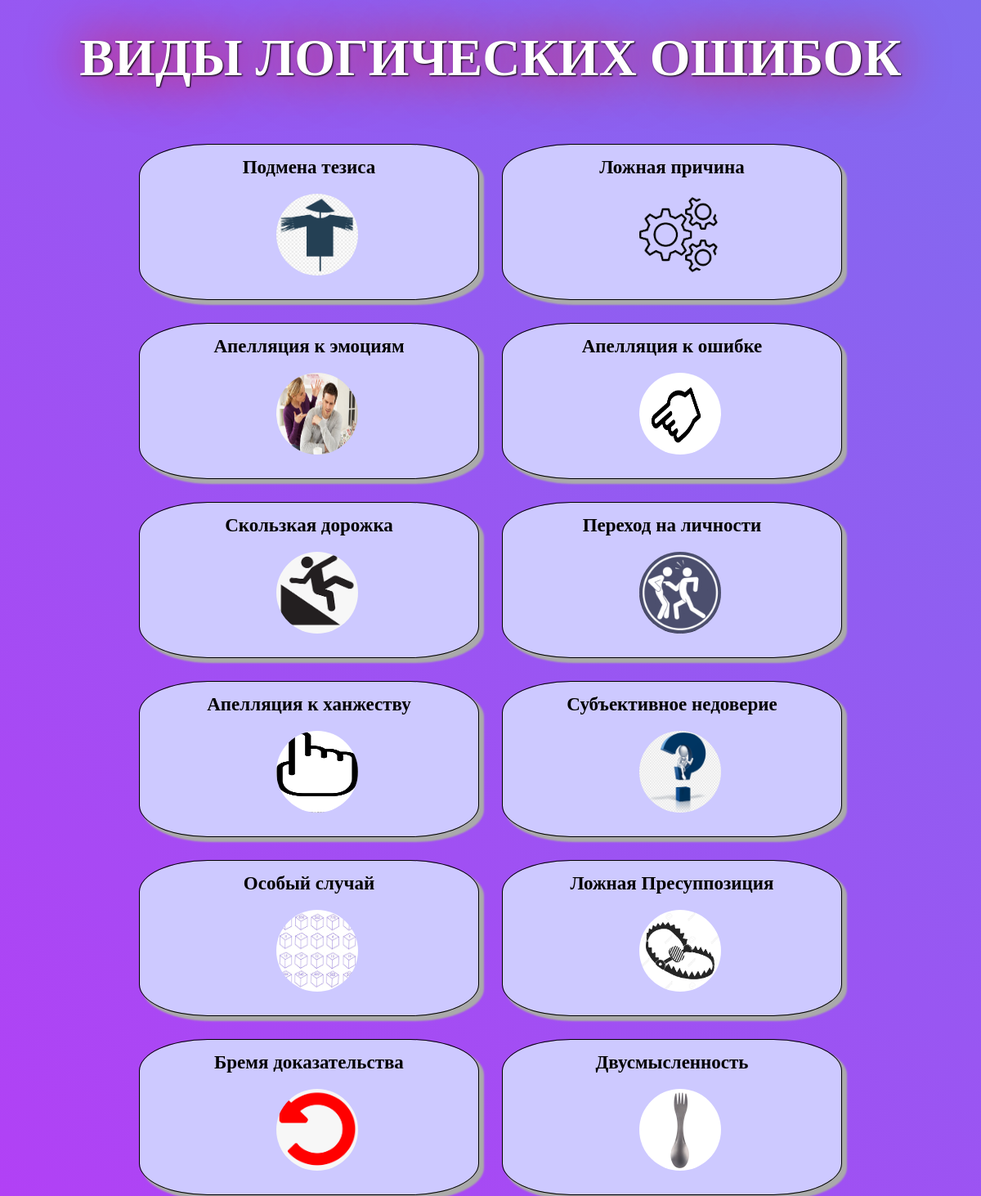
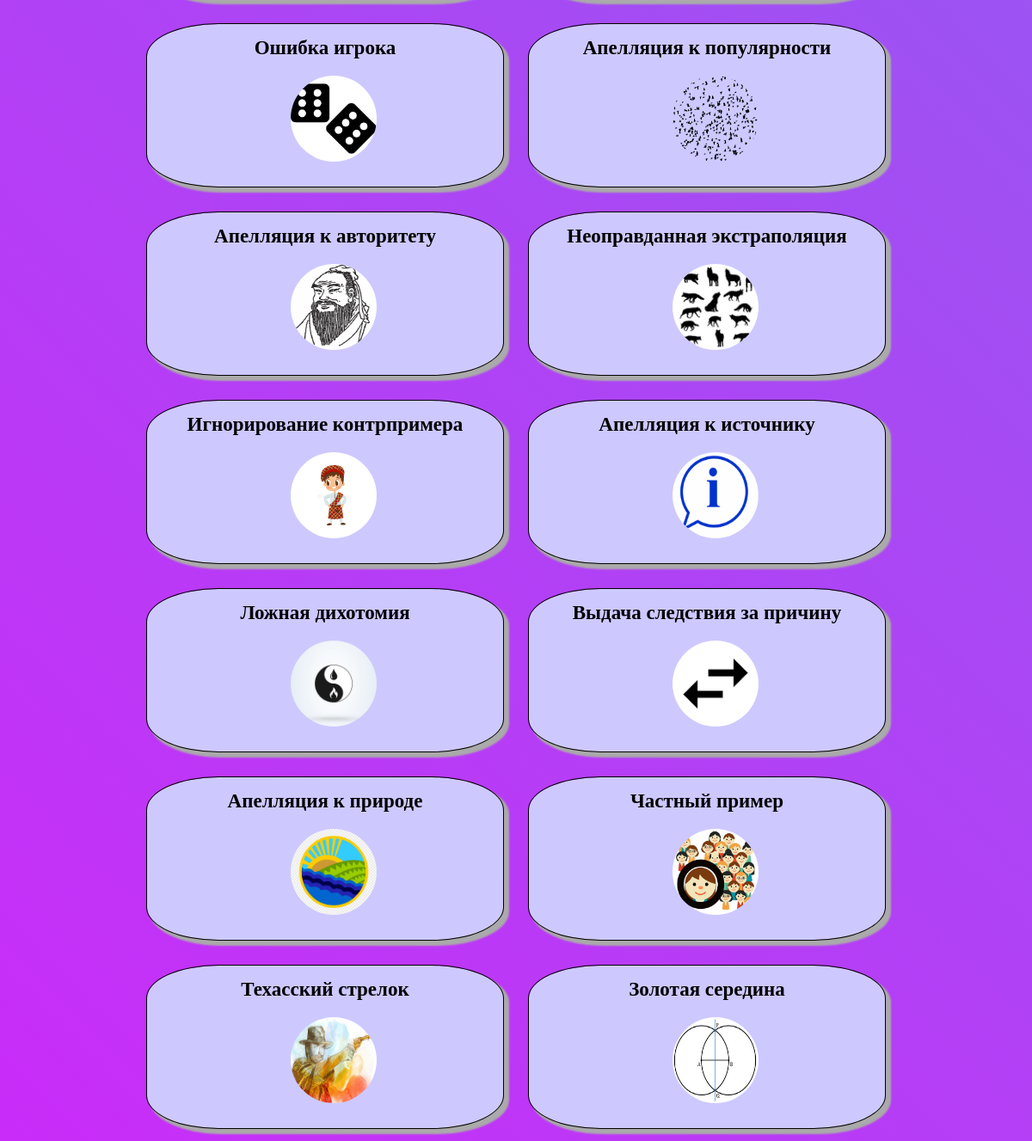
The page / on the database its author committed (2 pictures, top to bottom).
### fallacies/models.py (models this page shows, shortened)
class Fallacy(models.Model):
    image = models.ImageField(upload_to='photos/%Y/%m/%d/', blank=True)
    title = models.CharField(max_length=255)
    content = models.TextField(default='About project')
    example1_text = models.TextField(default='Пример 1')
    example1_image = models.ImageField(upload_to='photos/%Y/%m/%d/', blank=True)
    example2_text = models.TextField(default='Пример 2')
    example2_image = models.ImageField(upload_to='photos/%Y/%m/%d/', blank=True)
    another_names = models.TextField(default='Another name 1')

### fallacies/views.py (the view)
# urls.py: path('', Home.as_view(), name='home'),
class Home(ListView):
    model = Fallacy
    template_name = 'fallacies/base.html'
    context_object_name = 'fallacies'

### fallacies/templates/fallacies/base.html (shortened to what this page needs)
{% load static %}
<!DOCTYPE html>
<html lang="en" xmlns="http://www.w3.org/1999/html">
<head>
    <link type="text/css" href="{% static 'fallacies/css/styles.css' %}" rel="stylesheet" />
</head>
<body>
<h1 class="headerh1">ВИДЫ ЛОГИЧЕСКИХ ОШИБОК</h1>
<div class="all-fallcies-block">
{% for f in fallacies %}
    <div class="fallacy-block">
    <a href="{% url 'fallacy' f.id %}" class="fallacyblochurl">
        <h2 class="fallacy-name">{{f.title}}</h2>
        <p><img class="fallacy-img" src="{{f.image.url}}" width="50" height="50" alt="lorem"></p>
    </a>
        </div>
{% endfor %}
</body>
</html>

### fallacies/static/fallacies/css/styles.css (style rules this page uses)
html, body { margin: 0; background: linear-gradient(45deg, #fc00ff, #00dbde); height: 100%; background-size: 700% 700%; animation: grad 10s ease infinite; }
h1 { font-family: Georgia; text-align: center; font-size: 100px; margin: 10px; padding: 2%; text-shadow: #cdc9ff; }
.headerh1 { text-shadow: 1px 1px 2px black, 0 0 1em red; color: white; font-size: 4em; }
.all-fallcies-block { display: inline-flex; flex-wrap: wrap; justify-content: center; padding-top: 20px; }
.fallacy-block { width: 400px; height: 175px; margin: 15px; padding: 7px; box-shadow: 5px 5px 2px 2px #aaa; outline: 1px solid #000; background-color: #cdc9ff; border-radius: 20%; }
.fallacyblochurl { text-decoration: none; }
.fallacy-name { text-align: center; max-height: 15%; margin-top: 0%; color: #000000; font-size: 23px; padding-top: 8px; text-decoration: none; }
.fallacy-img { width: 100px; height: 100px; border-radius: 50%; align-items: center; margin-left: 40%; }

### rows shown on the page
Fallacy: title "Подмена тезиса", image (picture)
Fallacy: title "Ложная причина", image (picture)
Fallacy: title "Апелляция к эмоциям", image (picture)
Fallacy: title "Апелляция к ошибке", image (picture)
Fallacy: title "Скользкая дорожка", image (picture)
Fallacy: title "Переход на личности", image (picture)
Fallacy: title "Апелляция к ханжеству", image (picture)
Fallacy: title "Субъективное недоверие", image (picture)
Fallacy: title "Особый случай", image (picture)
Fallacy: title "Ложная Пресуппозиция", image (picture)
Fallacy: title "Бремя доказательства", image (picture)
Fallacy: title "Двусмысленность", image (picture)
Fallacy: title "Ошибка игрока", image (picture)
Fallacy: title "Апелляция к популярности", image (picture)
Fallacy: title "Апелляция к авторитету", image (picture)
Fallacy: title "Неоправданная экстраполяция", image (picture)
Fallacy: title "Игнорирование контрпримера", image (picture)
Fallacy: title "Апелляция к источнику", image (picture)
Fallacy: title "Ложная дихотомия", image (picture)
Fallacy: title "Выдача следствия за причину", image (picture)
Fallacy: title "Апелляция к природе", image (picture)
Fallacy: title "Частный пример", image (picture)
Fallacy: title "Техасский стрелок", image (picture)
Fallacy: title "Золотая середина", image (picture)
